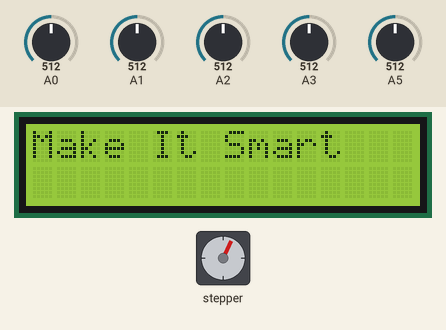
Simulated run of this sketch. Board: Arduino Uno, built with avr-gcc and run on an emulated ATmega328P. Parts: stepper motor, 16×2 character LCD. Wiring (inferred from the names in the program): stepper motor (2048 steps per turn assumed): coils pin 7, pin 6, pin 5, pin 4. The inputs (shaded band) are chosen by the test bench; at power-on: A5 = 512, A0 = 512, A1 = 512, A2 = 512, A3 = 512. What the sketch prints to the serial monitor is not drawn.

Above: at 1.28 s.
1.3 s: A5 set to 684
At 2.09 s:
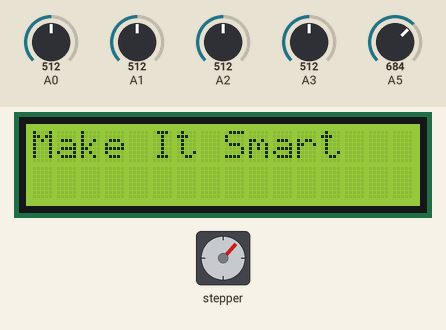
2.9 s: A5 set to 718
At 3.06 s:
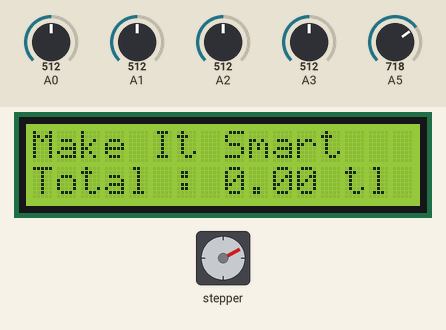
At 3.97 s:
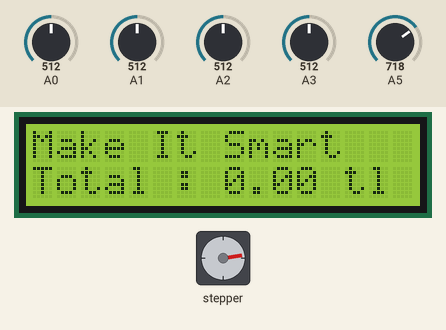
4.6 s: A0 set to 82
6.5 s: A0 set to 70
At 6.65 s:
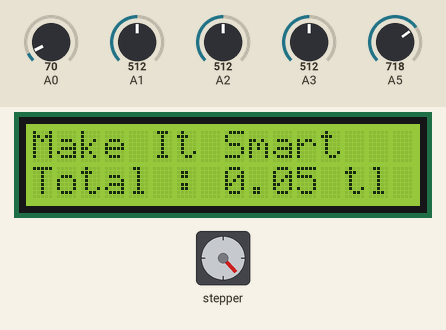
8.4 s: A1 set to 111
10.3 s: A1 set to 90
Timing chart, 0 to 15.0 s (numbered marks = the images above; inputs shaded):
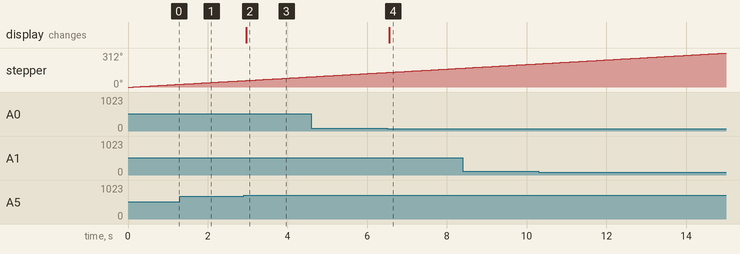

Measured:
- the behaviour switches between 700 and 701 on A5 (found by bisection; images 1 and 2)
- the behaviour switches between 75 and 74 on A0 (found by bisection; images 3 and 4)
- after the input at 2.9 s, the display: changes after 0.06 s (image 2)
- after the input at 6.5 s, the display: changes after 0.06 s (image 4)

The sketch:

Coin_Counter.ino
```cpp
#include <Wire.h>
#include <LiquidCrystal_I2C.h>


LiquidCrystal_I2C lcd = LiquidCrystal_I2C(0x27, 16, 2);

int currentStep = 0, pStep = 0;
int stepperPins[4] = { 7, 6, 5, 4 };

long started_at;

void setup() {
  Serial.begin(9600);

  lcd.init();
  lcd.setBacklight(1);

  lcd.setCursor(0, 0);
  lcd.print("Make It Smart ");

  pinMode(4, OUTPUT);
  pinMode(5, OUTPUT);
  pinMode(6, OUTPUT);
  pinMode(7, OUTPUT);

  started_at = millis();
}

int counter = 0;
int p_counter = -1;

bool sensorState_5_kr = false;
bool sensorState_10_kr = false;
bool sensorState_25_kr = false;
bool sensorState_50_kr = false;
bool sensorState_1_tl = false;

//This value should be define as your sensor reading value.
int sensorThreashHold = 75;

void loop() {
  // if (millis() - started_at > 3000) {
  int sensorValue_5_kr = analogRead(A0);
  int sensorValue_10_kr = analogRead(A1);
  int sensorValue_25_kr = analogRead(A2);
  int sensorValue_50_kr = analogRead(A3);

  //Important note; Because of the LCD I2C pins also use the SDA(A5) pin of Arduino, the default reading value should be greater than 700.
  int sensorValue_1_tl = analogRead(A5);

  Serial.print("Sensor : ");
  Serial.print(sensorValue_5_kr);
  Serial.print(", ");
  Serial.print(sensorValue_10_kr);
  Serial.print(", ");
  Serial.print(sensorValue_25_kr);
  Serial.print(", ");
  Serial.print(sensorValue_50_kr);
  Serial.print(", ");
  Serial.println(sensorValue_1_tl);

  if (sensorValue_5_kr < sensorThreashHold && sensorState_5_kr == false) counter += 5;
  if (sensorValue_10_kr < sensorThreashHold && sensorState_10_kr == false) counter += 5;
  if (sensorValue_25_kr < sensorThreashHold && sensorState_25_kr == false) counter += 15;
  if (sensorValue_50_kr < sensorThreashHold && sensorState_50_kr == false) counter += 25;
  if (sensorValue_1_tl < sensorThreashHold  && sensorState_1_tl == false) counter += 50;

  sensorState_5_kr = sensorValue_5_kr < sensorThreashHold;
  sensorState_10_kr = sensorValue_10_kr < sensorThreashHold;
  sensorState_25_kr = sensorValue_25_kr < sensorThreashHold;
  sensorState_50_kr = sensorValue_50_kr < sensorThreashHold;
  sensorState_1_tl = sensorValue_1_tl < sensorThreashHold ;


  if (counter != p_counter && sensorValue_1_tl > 700) {
    printTotal();
    p_counter = counter;
  }

  for (int a = 0; a < 10; a++) {
    for (int i = 0; i < 4; i++) {
      digitalWrite(stepperPins[i], (i == currentStep || i == pStep) ? HIGH : LOW);
      delay(1);
    }
    if (pStep != currentStep) pStep = currentStep;
    else currentStep = (currentStep + 1) % 4;
  }
}

void printTotal() {
  lcd.setCursor(0, 1);
  lcd.print("Total : ");
  lcd.print(((double)counter) / 100.0);
  lcd.print(" tl ");
}
```
